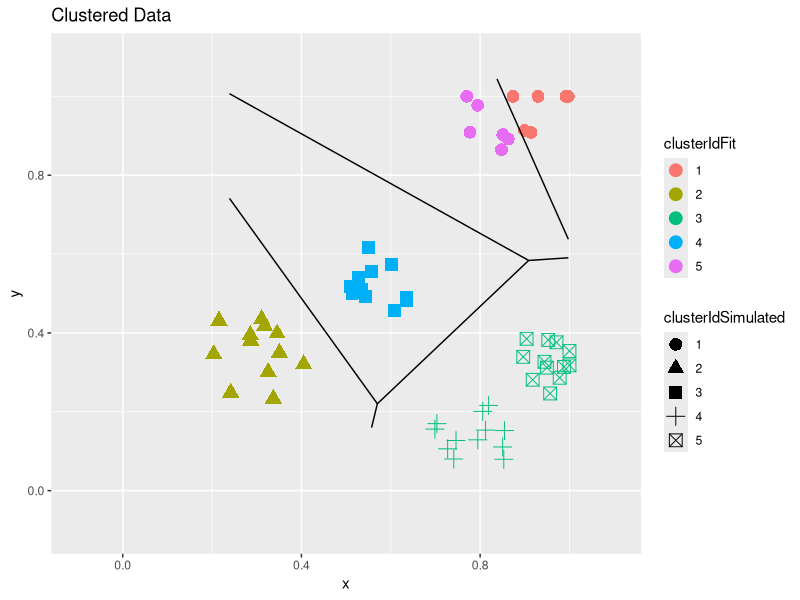

The R source for this figure:
# See 6.00.2x Lab: K-Means from Week 7
# https://courses.edx.org/courses/MITx/6.00.2_2x/3T2014/courseware/edfd3922413e46368dceb9447a5e711d/8ee5730c00b54ef3ab0e6ab0541a682d/

# Distance metric
# Euclidean
# Initialization of centroids
# Initialize at a random position
# Simulation control
# of underlying Gaussians:  
# of means to initialize:  
# Generate new data
# Run the algorithm

nClustersSimulate <- 5

kClustersPartition <- 5

nPoints <- 60  # divisible up to 6
# nPointsPerClusterSimulated <- nPoints / nClustersSimulate

set.seed(2)

xOff <- rnorm(nPoints, mean = 0, sd = 0.05)
yOff <- rnorm(nPoints, mean = 0, sd = 0.05)

xCtr <- runif(nClustersSimulate)
yCtr <- runif(nClustersSimulate)

clusterIdSimulated <- seq(1, nClustersSimulate)

clusteredData <- data.frame(x = xOff + rep(xCtr), y = yOff + rep(yCtr),
                            clusterIdSimulated)

clusteredData$x[clusteredData$x < 0] <- 0
clusteredData$y[clusteredData$y < 0] <- 0
clusteredData$x[clusteredData$x > 1] <- 1
clusteredData$y[clusteredData$y > 1] <- 1

fit <- kmeans(clusteredData[, c("x", "y")], kClustersPartition)
clusteredData$clusterIdFit <- factor(fit$cluster)
clusteredData$clusterIdSimulated <- factor(clusteredData$clusterIdSimulated)

library(ggplot2)
library(deldir)
voronoi <- deldir(fit$centers[, 1], fit$centers[, 2])

ggplot() +
  # Plot the points
  geom_point(data = clusteredData,
             aes(x = x, y = y,
                 shape = clusterIdSimulated,
                 colour = clusterIdFit),
             size = 4) +
  # Plot the voronoi lines
  geom_segment(data = voronoi$dirsgs,
               aes(x = x1, y = y1, xend = x2, yend = y2)) +
  ggtitle("Clustered Data") +
  xlim(-0.1, 1.1) + ylim(-0.1, 1.1)
